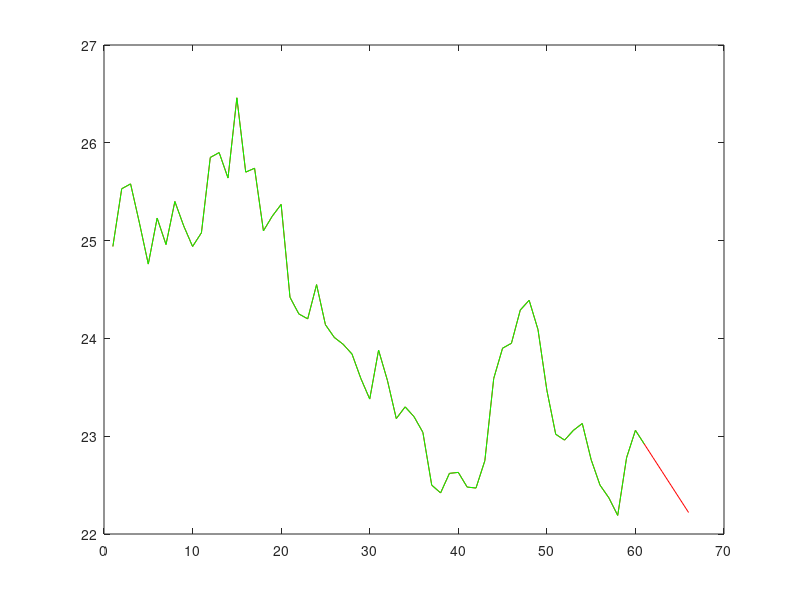

Source code (MATLAB):
clear all;
close all;
y_raw=[23.97
23.88
23.54
24.03
23.86
23.74
23.59
23.96
24.13
22.99
23.23
23.07
23.88
23.69
23.35
23.48
23.10
22.72
22.18
22.25
23.16
22.70
22.35
21.22
20.93
21.61
21.49
21.58
21.09
20.86
20.94
20.96
21.43
21.59
21.93
21.71
21.61
21.04
21.39
20.77
20.85
19.45
19.16
19.63
19.16
19.26
19.55
19.61
19.33
19.30
19.42
18.61
18.41
18.77
18.66
18.28
18.87
19.06
19.12
19.64
20.13
20.60
20.68
21.02
20.77
19.03
18.91
18.84
18.39
18.44
18.88
19.67
19.47
19.29
19.54
19.61
18.97
19.65
19.35
19.85
18.84
18.58
18.45
17.98
18.22
18.06
17.83
17.91
18.40
18.79
18.91
19.20
19.12
19.09
18.96
19.06
19.51
19.82
20.13
20.25
20.82
20.28
20.60
20.52
20.71
19.90
20.21
19.99
19.87
20.33
20.36
19.95
19.15
18.68
18.40
18.61
18.82
18.68
18.77
18.71
18.71
18.45
19.13
18.90
19.10
19.32
19.26
19.18
19.24
19.99
19.89
20.27
20.75
20.82
21.16
21.15
21.01
21.39
21.62
21.60
21.68
21.87
21.72
21.10
21.13
21.89
21.65
22.05
22.24
22.04
21.93
22.38
21.79
21.55
21.93
22.12
22.02
21.99
22.13
21.76
21.75
21.91
21.34
21.63
21.60
21.11
20.82
21.54
21.27
21.82
22.36
22.47
23.01
22.60
22.64
22.76
23.18
23.33
23.60
23.69
24.14
24.63
25.17
25.11
25.86
25.32
25.67
25.67
25.40
25.10
24.78
24.64
24.41
24.28
24.52
24.62
24.80
24.90
24.74
24.94
25.53
25.58
25.18
24.76
25.23
24.96
25.40
25.15
24.94
25.08
25.85
25.90
25.64
26.46
25.70
25.74
25.10
25.25
25.37
24.42
24.25
24.20
24.55
24.14
24.01
23.94
23.84
23.59
23.38
23.88
23.57
23.18
23.30
23.20
23.04
22.50
22.42
22.62
22.63
22.48
22.47
22.75
23.59
23.90
23.95
24.29
24.39
24.09
23.47
23.02
22.96
23.06
23.13
22.76
22.50
22.37
22.19
22.78
23.06
22.92];

x_raw=1:1:length(y_raw);
y_raw=y_raw';

dlugosc_zloto_raw=length(y_raw);

%przedział
x1=200;
x2=260;

dlekstra=5;

x=x_raw(x1:1:x2);
y=y_raw(x1:1:x2);

x=x-x1+1;

xtemp=x;
ytemp=y;

dlugosc=length(y);
%X8



for m=dlugosc+1:1:dlugosc+dlekstra
    y(m)=(y(m-2)+(m-x(m-2))/(x(m-1)-x(m-2)) * (y(m-1)-y(m-2)));
    x(m)=m;
end

plot(x, y, Color="red");
hold on;
plot(xtemp, ytemp, Color="green");
